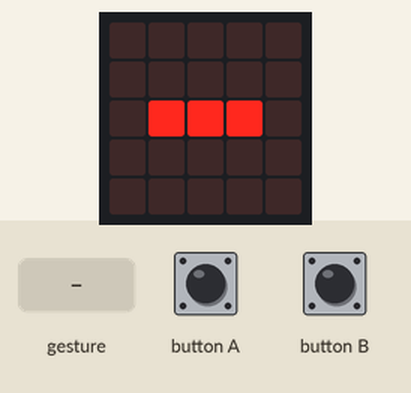
Recording of a program running on a simulated BBC micro:bit (MakeCode). Shown: the board's 5×5 LED display. The test bench sets the inputs (shaded band). A tilt is held for 1.5 s and a shake lasts 1 s, then the board lies face up again.

Above: at 1.2 s.
1.3 s: gesture 'tilt right'
At 1.71 s:
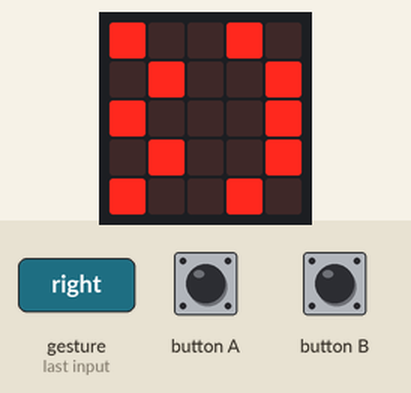
3.5 s: button A pressed for 0.15 s
At 4.0 s:
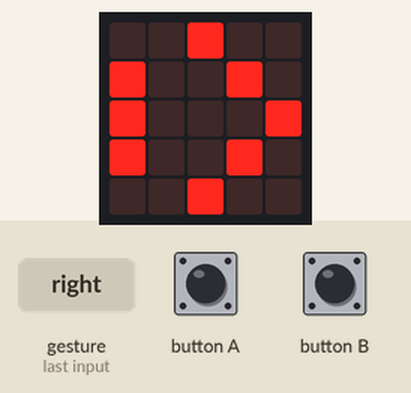
4.2 s: gesture 'tilt left'
At 5.68 s:
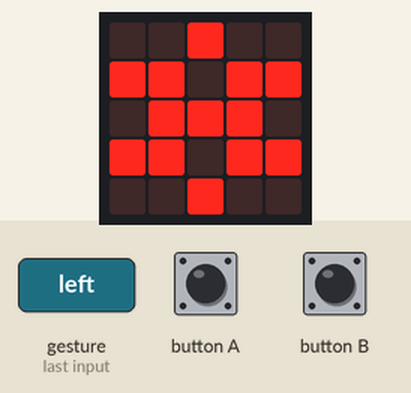
5.9 s: button A pressed for 0.15 s
At 6.2 s:
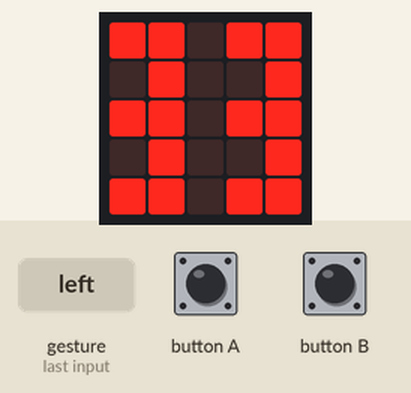
6.6 s: button A pressed for 0.15 s
7.3 s: gesture 'tilt right'
At 9.6 s:
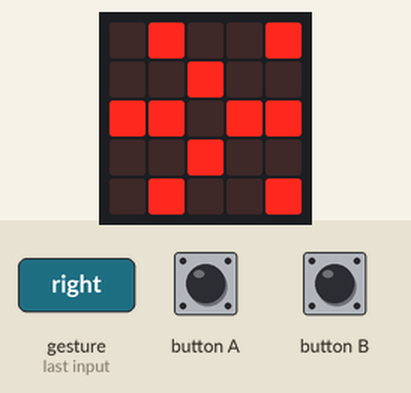

The program:

main.ts
```typescript
input.onGesture(Gesture.TiltRight, function () {
    for (let index = 0; index < 4; index++) {
        for (let a = 0; a <= 2; a++) {
            led.plot(4 + a, 1)
            led.plot(4 + a, 3)
            led.plot(3 + a, 0)
            led.plot(3 + a, 4)
            led.plot(2 + a, 2)
            led.plot(1 + a, 1)
            led.plot(1 + a, 3)
            led.plot(0 + a, 0)
            led.plot(0 + a, 4)
            led.plot(-1 + a, 2)
            led.plot(-2 + a, 1)
            led.plot(-2 + a, 3)
            basic.pause(500)
            led.unplot(4 + a, 1)
            led.unplot(4 + a, 3)
            led.unplot(3 + a, 0)
            led.unplot(3 + a, 4)
            led.unplot(2 + a, 2)
            led.unplot(1 + a, 1)
            led.unplot(1 + a, 3)
            led.unplot(0 + a, 0)
            led.unplot(0 + a, 4)
            led.unplot(-1 + a, 2)
            led.unplot(-2 + a, 1)
            led.unplot(-2 + a, 3)
        }
    }
})
input.onButtonPressed(Button.A, function () {
    for (let index = 0; index < 4; index++) {
        for (let a = 0; a <= 2; a++) {
            led.plot(-1 + a, 2)
            led.plot(0 + a, 2)
            led.plot(4 - a, 2)
            led.plot(5 - a, 2)
            basic.pause(100)
            led.unplot(-1 + a, 2)
            led.unplot(0 + a, 2)
            led.unplot(4 - a, 2)
            led.unplot(5 - a, 2)
        }
    }
})
input.onGesture(Gesture.TiltLeft, function () {
    for (let index = 0; index < 4; index++) {
        for (let a = 0; a <= 2; a++) {
            led.plot(0 - a, 1)
            led.plot(0 - a, 3)
            led.plot(1 - a, 0)
            led.plot(1 - a, 4)
            led.plot(2 - a, 2)
            led.plot(3 - a, 1)
            led.plot(3 - a, 3)
            led.plot(4 - a, 0)
            led.plot(4 - a, 4)
            led.plot(5 - a, 2)
            led.plot(6 - a, 1)
            led.plot(6 - a, 3)
            basic.pause(500)
            led.unplot(0 - a, 1)
            led.unplot(0 - a, 3)
            led.unplot(1 - a, 0)
            led.unplot(1 - a, 4)
            led.unplot(2 - a, 2)
            led.unplot(3 - a, 1)
            led.unplot(3 - a, 3)
            led.unplot(4 - a, 0)
            led.unplot(4 - a, 4)
            led.unplot(5 - a, 2)
            led.unplot(6 - a, 1)
            led.unplot(6 - a, 3)
        }
    }
})
input.onButtonPressed(Button.B, function () {

})
basic.forever(function () {
    for (let a = 0; a <= 2; a++) {
        led.plot(-1 + a, 2)
        led.plot(0 + a, 2)
        led.plot(4 - a, 2)
        led.plot(5 - a, 2)
        basic.pause(500)
        led.unplot(-1 + a, 2)
        led.unplot(0 + a, 2)
        led.unplot(4 - a, 2)
        led.unplot(5 - a, 2)
    }
})
```

test.ts
```typescript
// テストはここに来ます。このパッケージが拡張機能として使用されるときにはコンパイルされません。
```

Measured:
- after the input at 1.3 s, the display: first changes after 0.10 s (image 1 shows a later state)
- after the input at 3.5 s, the display: first differs from a run without the input after 0.35 s (image 2 shows a later state)
- after the input at 4.2 s, the display: first differs from a run without the input after 0.10 s (image 3 shows a later state)
- after the input at 5.9 s, the display: first differs from a run without the input after 0.25 s (image 4)
- after the input at 7.3 s, the display: first differs from a run without the input after 0.11 s (image 5 shows a later state)
